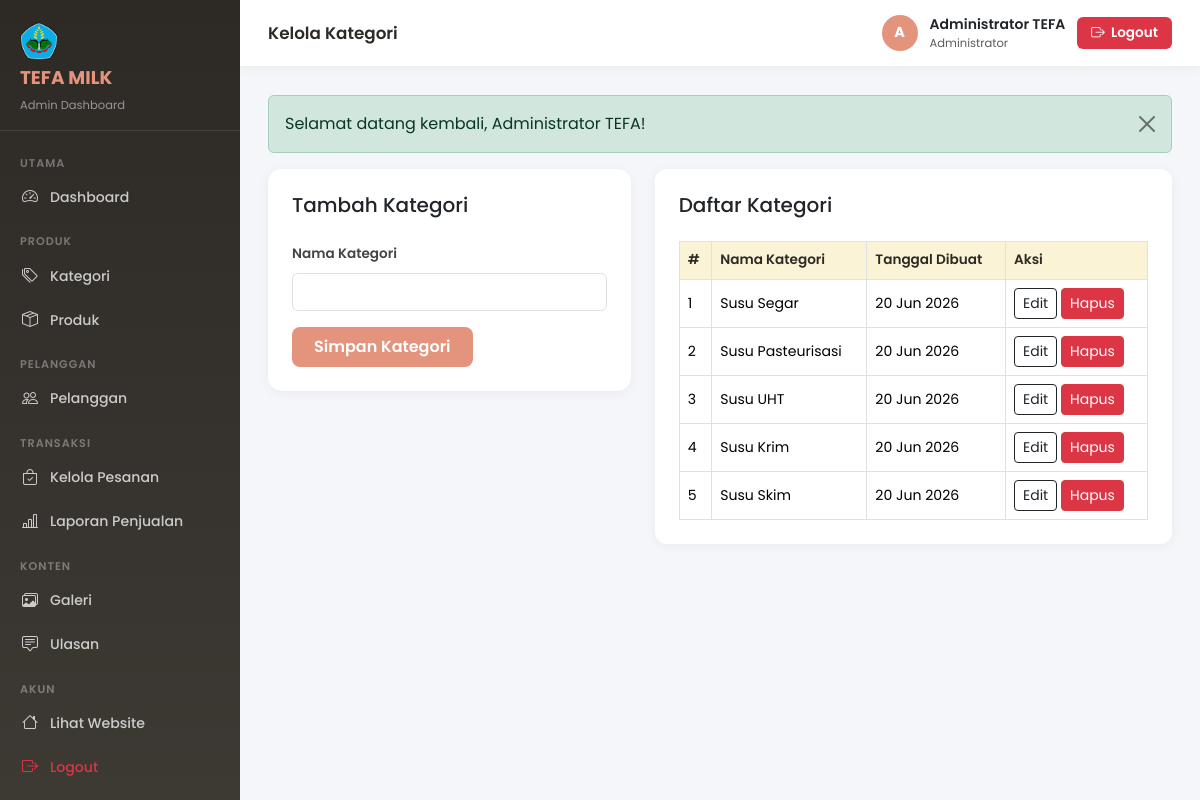
The app's page /admin/categories (signed in) with its own data.
### tables this page shows
CREATE TABLE IF NOT EXISTS categories (
    id INT AUTO_INCREMENT PRIMARY KEY,
    name VARCHAR(100) NOT NULL UNIQUE,
    created_at TIMESTAMP DEFAULT CURRENT_TIMESTAMP
);

### app/Controllers/AdminController.php (called while the page is built, shortened)
<?php
class AdminController extends Controller {
    private $categoryModel;
    public function __construct() {
        $this->categoryModel = $this->model('CategoryModel');
    }
    public function categories() {
        $data['title']      = 'Admin – Kategori';
        $data['pageTitle']  = 'Kelola Kategori';
        $data['categories'] = $this->categoryModel->getAllCategories();
        $this->view('admin/categories', $data);
    }
}

### core/App.php (called while the page is built, shortened)
<?php
class App {
    protected $method = 'index';
    protected $params = [];
    public function __construct() {
        $url = $this->parseURL();
        if (isset($url[0]) && !empty($url[0])) {
            $controllerName = ucfirst($url[0]) . 'Controller';
            $controllerFile = '../app/Controllers/' . $controllerName . '.php';
            if (file_exists($controllerFile)) {
                unset($url[0]);
            }
        }
        $this->controller = new $this->controller;
        if (isset($url[1]) && !empty($url[1])) {
            if (method_exists($this->controller, $url[1])) {
                $this->method = $url[1];
            }
        }
        call_user_func_array([$this->controller, $this->method], $this->params);
    }
    public function parseURL() {
        if (isset($_GET['url'])) {
            $url = rtrim($_GET['url'], '/');
            $url = filter_var($url, FILTER_SANITIZE_URL);
            $url = explode('/', $url);
            return $url;
        }
        return [];
    }
}

### public/index.php (called while the page is built, shortened)
<?php
require_once '../core/Helper.php';
require_once '../core/App.php';
require_once '../core/Controller.php';
require_once '../core/Database.php';
$app = new App();

### core/Database.php (called while the page is built, shortened)
<?php
class Database {
    private $host = DB_HOST;
    private $user = DB_USER;
    private $pass = DB_PASS;
    private $db_name = DB_NAME;
    private $dbh;
    private $stmt;
    public function __construct() {
        $dsn = 'mysql:host=' . $this->host . ';dbname=' . $this->db_name;
        $options = [
            PDO::ATTR_PERSISTENT => true,
            PDO::ATTR_ERRMODE => PDO::ERRMODE_EXCEPTION,
            PDO::ATTR_DEFAULT_FETCH_MODE => PDO::FETCH_ASSOC
        ];
        try {
            $this->dbh = new PDO($dsn, $this->user, $this->pass, $options);
        } catch(PDOException $e) {
            die("Database Connection Error: " . $e->getMessage());
        }
    }
    public function query($sql) {
        $this->stmt = $this->dbh->prepare($sql);
    }
    public function execute() {
        return $this->stmt->execute();
    }
    public function resultSet() {
        $this->execute();
        return $this->stmt->fetchAll();
    }
}

### app/Models/CategoryModel.php (called while the page is built, shortened)
<?php
class CategoryModel {
    private $db;
    public function __construct() {
        $this->db = new Database();
    }
    public function getAllCategories() {
        $this->db->query("SELECT * FROM categories ORDER BY id ASC");
        return $this->db->resultSet();
    }
}

### views/admin/categories.php (the view, shortened to what this page needs)
<?php require_once '../views/templates/admin_header.php'; ?>
<div class="container-fluid px-0">
    <div class="row g-4">
        <div class="col-lg-5">
            <div class="form-card">
                <h5 class="mb-4">Tambah Kategori</h5>
                <form action="<?= BASEURL; ?>/admin/store_category" method="POST">
                    <div class="mb-3">
                        <label class="form-label">Nama Kategori</label>
                        <input type="text" name="name" class="form-control" required>
                    </div>
                    <button type="submit" class="btn btn-primary-custom">Simpan Kategori</button>
                </form>
            </div>
        </div>
        <div class="col-lg-7">
            <div class="admin-table p-4">
                <h5 class="mb-4">Daftar Kategori</h5>
                <div class="table-responsive">
                    <table class="table table-bordered align-middle mb-0">
                        <thead>
                            <tr>
                                <th>#</th>
                                <th>Nama Kategori</th>
                                <th>Tanggal Dibuat</th>
                                <th>Aksi</th>
                            </tr>
                        </thead>
                        <tbody>
                            <?php if (!empty($categories)): ?>
                                <?php foreach ($categories as $index => $category): ?>
                                    <tr>
                                        <td><?= $index + 1; ?></td>
                                        <td><?= htmlspecialchars($category['name']); ?></td>
                                        <td><?= date('d M Y', strtotime($category['created_at'])); ?></td>
                                        <td>
                                            <a href="<?= BASEURL; ?>/admin/edit_category/<?= $category['id']; ?>" class="btn btn-sm btn-outline-dark">Edit</a>
                                            <button type="button" class="btn btn-sm btn-danger" data-bs-toggle="modal" data-bs-target="#deleteModal" data-action-url="<?= BASEURL; ?>/admin/delete_category/<?= $category['id']; ?>" data-item-name="<?= htmlspecialchars($category['name']); ?>">Hapus</button>
                                        </td>
                                    </tr>
                                <?php endforeach; ?>
                            <?php else: ?>
                                <tr>
                                    <td colspan="4" class="text-center text-muted">Belum ada kategori.</td>
                                </tr>
                            <?php endif; ?>
                        </tbody>
                    </table>
                </div>
            </div>
        </div>
    </div>
</div>
<?php require_once '../views/templates/admin_footer.php'; ?>

### views/templates/admin_header.php (style rules this page uses)
* { font-family: 'Poppins', sans-serif; box-sizing: border-box; }
body { background: #f4f6f9; margin: 0; }
.admin-table { background: white; border-radius: 12px; overflow: hidden; box-shadow: 0 2px 12px rgba(0,0,0,0.05); }
.admin-table th { background: #FAF3D6; color: #2d2a26; font-weight: 600; font-size: 0.85rem; }
.admin-table td { vertical-align: middle; font-size: 0.88rem; }
.form-card { background: white; border-radius: 14px; padding: 24px; box-shadow: 0 2px 12px rgba(0,0,0,0.05); }
.form-card label { font-weight: 600; font-size: 0.85rem; color: #444; }
.btn-primary-custom { background: #E4947D; color: white; border: none; border-radius: 8px; padding: 8px 22px; font-weight: 600; }

### records on screen
categories: name "Susu Segar", created_at "20 Jun 2026"
categories: name "Susu Pasteurisasi", created_at "20 Jun 2026"
categories: name "Susu UHT", created_at "20 Jun 2026"
categories: name "Susu Krim", created_at "20 Jun 2026"
categories: name "Susu Skim", created_at "20 Jun 2026"

### other values on screen
$pageTitle "Kelola Kategori"
substr(Helper::getUserName(), 0, 1) "A"
Helper::getUserName() "Administrator TEFA"
$pesan "Selamat datang kembali, Administrator TEFA!"
